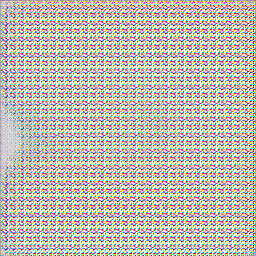
#> input picture backend/test_ai_model_output.jpg, 256 x 256 px; its folder holds only this picture in this run
$ python batch_infer.py --input_dir .
#> lines starting #> are read from the running program, lines starting #| are printed output that depends on the picture
### backend/simple_professional_generator.py
#!/usr/bin/env python3
"""
极简专业织机识别图像生成器
完全模拟专业软件的真实处理方式：保持主体可识别，只做颜色简化和边缘增强
"""

import os
import cv2
import numpy as np
from PIL import Image, ImageEnhance
from sklearn.cluster import KMeans
import logging
from typing import Tuple
import time

logger = logging.getLogger(__name__)

class SimpleProfessionalGenerator:
    """极简专业织机识别图像生成器"""

    def __init__(self):
        """初始化"""
        self.config = {
            # 极简配置，模拟专业软件的真实参数
            "color_count": 8,           # 8种主要颜色
            "saturation_boost": 1.8,    # 1.8倍饱和度
            "contrast_boost": 1.4,      # 1.4倍对比度
            "edge_enhancement": 1.2,    # 轻度边缘增强
            "smoothness": 3,            # 轻度平滑
        }
        logger.info("极简专业织机生成器已初始化")

    def generate_professional_image(self, input_path: str, job_id: str) -> Tuple[str, str, float]:
        """生成专业织机识别图像 - 极简版本"""
        start_time = time.time()

        try:
            # 1. 加载原图
            image = self._load_image(input_path)
            logger.info(f"原图尺寸: {image.shape}")

            # 2. 极简专业处理流水线
            professional_image = self._simple_professional_pipeline(image)

            # 3. 保存结果
            output_dir = f"outputs/{job_id}"
            os.makedirs(output_dir, exist_ok=True)

            professional_path = os.path.join(output_dir, f"{job_id}_simple_professional.png")
            comparison_path = os.path.join(output_dir, f"{job_id}_simple_comparison.png")

            # 保存专业图像
            self._save_image(professional_image, professional_path)

            # 创建对比图
            comparison = self._create_comparison(image, professional_image)
            self._save_image(comparison, comparison_path)

            processing_time = time.time() - start_time
            logger.info(f"极简专业图像生成完成，耗时: {processing_time:.2f}秒")

            return professional_path, comparison_path, processing_time

        except Exception as e:
            raise Exception(f"极简专业图像生成失败: {str(e)}")

    def _load_image(self, input_path: str) -> np.ndarray:
        """加载图像"""
#> called with input_path = 'test_ai_model_output.jpg'
        # 确保使用绝对路径
        if not os.path.isabs(input_path):
            # 如果是相对路径，转换为绝对路径
            input_path = os.path.abspath(input_path)

        logger.info(f"尝试加载图像: {input_path}")

        # 检查文件是否存在
        if not os.path.exists(input_path):
            raise ValueError(f"图像文件不存在: {input_path}")

        # 检查文件大小
        file_size = os.path.getsize(input_path)
        if file_size == 0:
            raise ValueError(f"图像文件为空: {input_path}")

        logger.info(f"图像文件大小: {file_size} bytes")

        # 尝试用OpenCV加载
        image = cv2.imread(input_path)
#> image is the input picture: shape (256, 256, 3); mean B, G, R 181.6, 189.6, 197.1
        if image is None:
            # 如果OpenCV失败，尝试用PIL加载
            try:
                from PIL import Image as PILImage
                pil_image = PILImage.open(input_path)
                # 转换为RGB并转换为numpy数组
                if pil_image.mode != 'RGB':
                    pil_image = pil_image.convert('RGB')
                image = np.array(pil_image)
                logger.info("使用PIL成功加载图像")
                return image
            except Exception as pil_error:
                raise ValueError(f"无法加载图像 {input_path}: OpenCV失败，PIL也失败 - {pil_error}")

        # OpenCV成功加载，转换颜色空间
        return cv2.cvtColor(image, cv2.COLOR_BGR2RGB)

    def _simple_professional_pipeline(self, image: np.ndarray) -> np.ndarray:
        """极简专业处理流水线 - 完全模拟专业软件"""
        try:
            logger.info("开始极简专业处理...")

            # 第1步：轻度预处理（去噪但保持细节）
            denoised = cv2.bilateralFilter(image, 5, 50, 50)
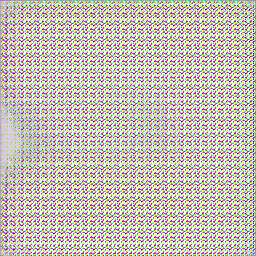
#> denoised: shape (256, 256, 3); mean R, G, B 197.3, 190, 182
            logger.info("  ✓ 轻度去噪完成")

            # 第2步：颜色量化（专业软件的核心功能）
            quantized = self._color_quantization(denoised)
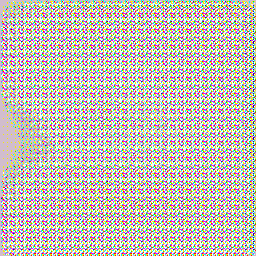
#> quantized: shape (256, 256, 3); mean R, G, B 197, 189.7, 181.5
            logger.info("  ✓ 颜色量化完成")

            # 第3步：边缘保持平滑（保持主体轮廓清晰）
            smoothed = self._edge_preserving_smooth(quantized)
            logger.info("  ✓ 边缘保持平滑完成")

            # 第4步：色彩增强（增强饱和度和对比度）
            enhanced = self._color_enhancement(smoothed)
            logger.info("  ✓ 色彩增强完成")

            # 第5步：轻度锐化（增强边缘但不破坏结构）
            sharpened = self._gentle_sharpening(enhanced)
            logger.info("  ✓ 轻度锐化完成")

            return sharpened

        except Exception as e:
            raise Exception(f"极简专业处理失败: {str(e)}")

    def _color_quantization(self, image: np.ndarray) -> np.ndarray:
        """颜色量化 - 专业软件的核心功能"""
        try:
            # 将图像重塑为像素数组
            pixels = image.reshape(-1, 3)

            # K-means聚类到指定颜色数
            kmeans = KMeans(
                n_clusters=self.config["color_count"],
                init='k-means++',
                n_init=20,
                max_iter=300,
                random_state=42
            )

            kmeans.fit(pixels)

            # 获取聚类中心（主要颜色）
            colors = kmeans.cluster_centers_.astype(np.uint8)

            # 将每个像素替换为最近的聚类中心颜色
            labels = kmeans.labels_
            quantized_pixels = colors[labels]

            # 重塑回图像形状
            quantized_image = quantized_pixels.reshape(image.shape)

            return quantized_image

        except Exception as e:
            logger.warning(f"颜色量化失败: {str(e)}")
            return image

    def _edge_preserving_smooth(self, image: np.ndarray) -> np.ndarray:
        """边缘保持平滑 - 平滑区域但保持边缘"""
        try:
            # 使用边缘保持滤波器
            smoothed = cv2.edgePreservingFilter(
                image,
                flags=cv2.RECURS_FILTER,
                sigma_s=50,
                sigma_r=0.4
            )

            return smoothed

        except Exception as e:
            logger.warning(f"边缘保持平滑失败: {str(e)}")
            return image

    def _color_enhancement(self, image: np.ndarray) -> np.ndarray:
        """色彩增强 - 增强饱和度和对比度"""
        try:
            # 转换为PIL图像进行色彩调整
            pil_image = Image.fromarray(image)

            # 增强饱和度
            enhancer = ImageEnhance.Color(pil_image)
            enhanced = enhancer.enhance(self.config["saturation_boost"])
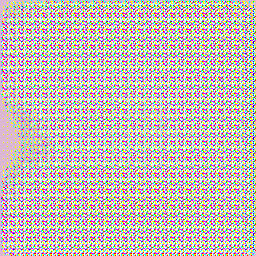
#> enhanced: PIL image 256x256 RGB; mean R, G, B 198.6, 187.7, 182.7

            # 增强对比度
            enhancer = ImageEnhance.Contrast(enhanced)
            enhanced = enhancer.enhance(self.config["contrast_boost"])

            # 转换回numpy数组
            return np.array(enhanced)

        except Exception as e:
            logger.warning(f"色彩增强失败: {str(e)}")
            return image

    def _gentle_sharpening(self, image: np.ndarray) -> np.ndarray:
        """轻度锐化 - 增强边缘但不破坏结构"""
        try:
            # 使用轻度锐化核
            kernel = np.array([
                [0, -0.5, 0],
                [-0.5, 3, -0.5],
                [0, -0.5, 0]
            ], dtype=np.float32)

            # 应用锐化
            sharpened = cv2.filter2D(image, -1, kernel)
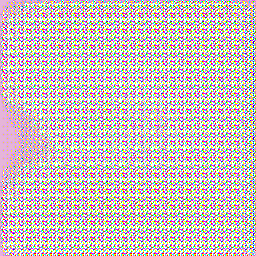
#> sharpened: shape (256, 256, 3); mean R, G, B 204, 192.1, 190

            # 混合原图和锐化图，保持自然效果
            result = cv2.addWeighted(
                image, 1.0 - self.config["edge_enhancement"] + 1.0,
                sharpened, self.config["edge_enhancement"] - 1.0,
                0
            )

            return np.clip(result, 0, 255).astype(np.uint8)

        except Exception as e:
            logger.warning(f"轻度锐化失败: {str(e)}")
            return image

    def _create_comparison(self, original: np.ndarray, processed: np.ndarray) -> np.ndarray:
        """创建对比图"""
        try:
            # 确保两个图像尺寸相同
            if original.shape != processed.shape:
                processed = cv2.resize(processed, (original.shape[1], original.shape[0]))

            # 水平拼接
            comparison = np.hstack([original, processed])
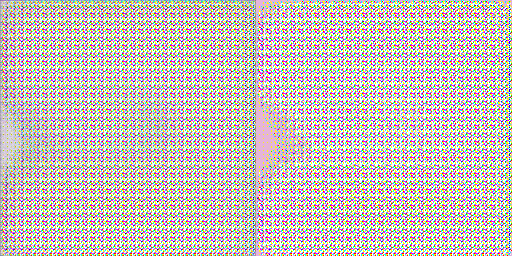
#> comparison: shape (256, 512, 3); mean R, G, B 200.4, 191.4, 185.3

            return comparison

        except Exception as e:
            logger.warning(f"创建对比图失败: {str(e)}")
            return processed

    def _save_image(self, image: np.ndarray, output_path: str):
        """保存图像"""
        try:
            # 转换为PIL图像并保存
            pil_image = Image.fromarray(image)
            pil_image.save(output_path, 'PNG', optimize=True)

            # 获取文件大小
            file_size = os.path.getsize(output_path) / (1024 * 1024)
            logger.info(f"图像已保存: {output_path} ({file_size:.2f} MB)")

        except Exception as e:
            raise Exception(f"保存图像失败: {str(e)}")

# [27 lines left out: function main, not called in this run]

# [2 lines that do not run on import are left out]

### backend/batch_infer.py
import os
import sys
import argparse
import json
import csv
import logging
from pathlib import Path
from concurrent.futures import ThreadPoolExecutor, as_completed
from typing import List, Dict, Any
from simple_professional_generator import SimpleProfessionalGenerator
from structural_professional_generator import StructuralProfessionalGenerator

# 日志配置
log_dir = Path("logs")
log_dir.mkdir(exist_ok=True)
logging.basicConfig(
    level=logging.INFO,
    format='%(asctime)s - %(levelname)s - %(message)s',
    handlers=[
        logging.FileHandler(log_dir / "batch_infer.log", encoding='utf-8'),
        logging.StreamHandler()
    ]
)
logger = logging.getLogger(__name__)

def load_task_list(input_dir: str = None, task_csv: str = None) -> List[Dict[str, Any]]:
    """加载任务清单，支持目录遍历或CSV清单"""
    tasks = []
    if task_csv:
        with open(task_csv, 'r', encoding='utf-8') as f:
            reader = csv.DictReader(f)
            for row in reader:
                tasks.append({
                    'input_path': row['input_path'],
                    'job_id': row.get('job_id') or Path(row['input_path']).stem,
                    'params': json.loads(row.get('params', '{}'))
                })
    elif input_dir:
        for file in Path(input_dir).glob("*.jpg"):
            tasks.append({
                'input_path': str(file),
                'job_id': file.stem,
                'params': {}
            })
        for file in Path(input_dir).glob("*.png"):
            tasks.append({
                'input_path': str(file),
                'job_id': file.stem,
                'params': {}
            })
    else:
        logger.error("必须指定输入目录或任务清单CSV文件")
        sys.exit(1)
    return tasks

def process_single_task(task: Dict[str, Any], output_dir: str, generator_type: str = "simple") -> Dict[str, Any]:
    """处理单个推理任务"""
    try:
        input_path = task['input_path']
        job_id = task['job_id']
        params = task.get('params', {})
        os.makedirs(output_dir, exist_ok=True)
        if generator_type == "simple":
            generator = SimpleProfessionalGenerator()
            professional_path, comparison_path, processing_time = generator.generate_professional_image(
                input_path, job_id, **params
            )
        else:
            generator = StructuralProfessionalGenerator()
            professional_path, comparison_path, structure_info_path, processing_time = generator.generate_structural_professional_image(
                input_path, job_id, **params
            )
        result = {
            'job_id': job_id,
            'status': 'success',
            'output_files': {
                'professional': professional_path,
                'comparison': comparison_path
            },
            'processing_time': processing_time,
            'error_msg': ''
        }
        if generator_type != "simple":
            result['output_files']['structure_info'] = structure_info_path
        logger.info(f"任务 {job_id} 成功，耗时 {processing_time:.2f}s")
        return result
    except Exception as e:
        logger.error(f"任务 {task['job_id']} 失败: {str(e)}")
        return {
            'job_id': task['job_id'],
            'status': 'fail',
            'output_files': {},
            'processing_time': 0,
            'error_msg': str(e)
        }

def validate_output(result: Dict[str, Any]) -> bool:
    """校验输出文件是否存在"""
    if result['status'] != 'success':
        return False
    for f in result['output_files'].values():
        if not os.path.exists(f):
            logger.warning(f"输出文件不存在: {f}")
            return False
    return True

def save_report(report: List[Dict[str, Any]], report_path: str):
    with open(report_path, 'w', encoding='utf-8') as f:
        json.dump(report, f, ensure_ascii=False, indent=2)
    logger.info(f"批量处理报告已保存: {report_path}")

def main():
    parser = argparse.ArgumentParser(description="批量推理自动化脚本")
    parser.add_argument('--input_dir', type=str, help='输入图片目录')
    parser.add_argument('--task_csv', type=str, help='任务清单CSV文件')
    parser.add_argument('--output_dir', type=str, default='outputs/batch', help='输出目录')
    parser.add_argument('--generator', type=str, choices=['simple', 'structural'], default='simple', help='生成器类型')
    parser.add_argument('--num_workers', type=int, default=4, help='并发线程数')
    parser.add_argument('--report', type=str, default='outputs/batch/report.json', help='批量报告输出路径')
    args = parser.parse_args()

    tasks = load_task_list(args.input_dir, args.task_csv)
    results = []
    with ThreadPoolExecutor(max_workers=args.num_workers) as executor:
        future_to_task = {executor.submit(process_single_task, task, args.output_dir, args.generator): task for task in tasks}
        for future in as_completed(future_to_task):
            result = future.result()
            result['validated'] = validate_output(result)
            results.append(result)
    save_report(results, args.report)
    logger.info(f"批量任务完成，总数: {len(results)}，成功: {sum(1 for r in results if r['status']=='success')}，失败: {sum(1 for r in results if r['status']=='fail')}")

if __name__ == "__main__":
    main()
